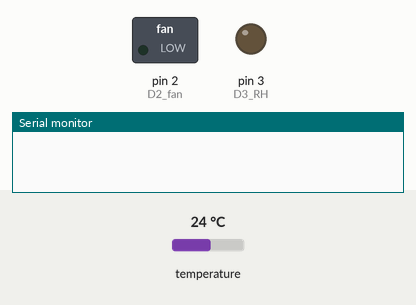
This sketch was run on a simulated Arduino Uno, built with avr-gcc and run on an emulated ATmega328P. Shown: switched loads named in the sketch (green lamp = pin HIGH), output pins drawn as LEDs (lit = HIGH), the last lines printed to the serial monitor. The test bench sets the inputs (shaded band); at power-on: temperature 24 °C.

Above: at 0.1 s.
At 0.9 s:
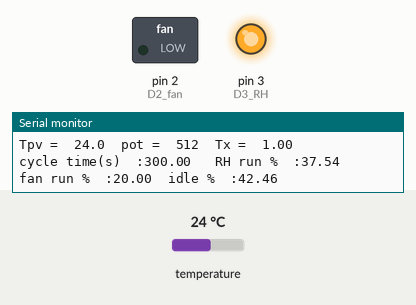
At 92.8 s:
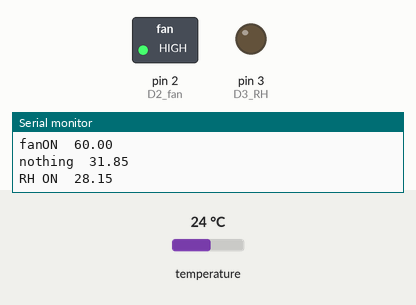
At 120.9 s:
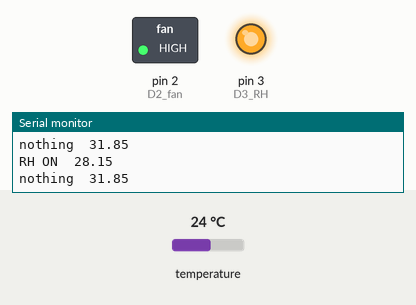
Timing chart, 0 to 122.4 s (numbered marks = the images above):
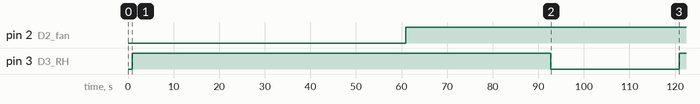

The sketch:

Fruiting_Chamber_Fan_RH_pulse_delay_v1_5.ino
```cpp
/*
Fresh air and RH relay cycling for mushroom fruiting chamber 20/1/2020
A basic program to run two different relays with a delay in between, the fan relay with a set run time, the RH relay ON time dependent on potentiometer postion and temperature.
  Programmer:  Arduino as ISP, Board:  Arduino Uno (Actually a Nano, depends on firmware on nano board as to what it needs to be programmed as)

  Uses a potentiometer to change percent RH time bias along with Temperature change using DS18B20

  DS18B20 Temperature sensor with digital signal input into pin4
  Potentiometer analogue signal into pin A0
  Fan relay as Output on pin D2
  RH relay as Output on pin D3


*/


#include <OneWire.h>              //library dependencies are a pain, you have to install these before trying to compiling and uploading the code
#include <DallasTemperature.h>
#define ONE_WIRE_BUS 4  //sensor data pin 2
OneWire oneWire(ONE_WIRE_BUS);
DallasTemperature sensors(&oneWire);

int Tsignal = 4;                              //This is the DS180BS20 Temperature signal input pin on the Arduino
float Tx;                                       //This is the temperature bias factor for percent humidify 0.05-1.0

// the setup function runs once when you press reset or power the board
void setup() {
  // initialize digital pin 2&3 as outputs, Tsignal (pin4) as input
  pinMode(Tsignal, INPUT);                     //Sets the T pin as an input
  pinMode(2, OUTPUT);       //D2 fan
  pinMode(3, OUTPUT);       //D3 RH
  Serial.begin(9600);                          //Start Serial
  sensors.begin();    //DS28B20 sensor initiate
}

// the loop function runs over and over again forever
void loop() {

sensors.requestTemperatures();
float Tpv = sensors.getTempCByIndex(1);                                    // measure T

Serial.println("freshair & delay & RH ver1.5");

Serial.print("Tpv =  ");
Serial.print(Tpv,1);                        //Print the temperature value to Serial

int potValue = analogRead(A0);  //get the pot position to determine humidity percent run time
Serial.print("  pot =  ");
Serial.print(potValue);                        //Print the potValue% value to Serial

if (Tpv < 16)                 // Tx is temperature bias, so if Tpv is less than 16, Tx =0.05 5%
  {Tx = 0.05;}
  else if (Tpv>21)            // if Tpv is greater than 21, Tx=100%
  {Tx = 1.0;}
  else
  {Tx = 1-(21-Tpv)*0.2;}       // Tpv between 16 and 21deg gives a Tx changing by 20% each degree C

Serial.print("  Tx =  ");
Serial.println(Tx);                        //Print the Tx value to Serial


//  CHANGE "cycle_time", and "percent_fan" below to alter the pulse period and ON width //
float cycle_time = 300;   //cycle time in seconds (300s)
float percent_fan = 20;  //percentage on for fan (20)

float percent_humidify = Tx*potValue*(75/1023.0);  //maximum of 75% run time, fan is 20%, want minimum of 5% nothing
float percent_none = 100 - percent_fan - percent_humidify;  //percentage nothing (calculated)

//working
float cycle_ms = cycle_time*1000;               // convert s to ms
float fanON_time = cycle_ms*percent_fan*0.01;
float none_time = cycle_ms*percent_none*0.01;
float RH_time = cycle_ms*percent_humidify*0.01;


  Serial.print("cycle time(s)  :");           //debug serial printing
  Serial.print(cycle_time);
  Serial.print("   RH run %  :");
  Serial.print(percent_humidify);
  Serial.print("   fan run %  :");
  Serial.print(percent_fan);
  Serial.print("  idle %  :");
  Serial.println(percent_none);

  Serial.print("fanON  ");
  Serial.println(fanON_time/1000);
  digitalWrite(2, LOW);   // FAN ON.  For 4-ch relay LOW is ON, HIGH is OFF on NO connection to make LED indicate correctly
   digitalWrite(3, HIGH);   //
  delay(fanON_time);                       // wait fanON Time with FAN ON
//
Serial.print("nothing  ");
   Serial.println(none_time/4000 );
  digitalWrite(2, HIGH);    //              // FAN OFF
  digitalWrite(3, HIGH);    //              // RH OFF
  delay(none_time/4);                       // wait none (delay) time/4

  Serial.print("RH ON  ");
   Serial.println(RH_time/4000);
  digitalWrite(2, HIGH);    //
  digitalWrite(3, LOW);                   // RH ON
  delay(RH_time/4);                       // wait RH time/4
//
Serial.print("nothing  ");
   Serial.println(none_time/4000);
  digitalWrite(2, HIGH);    //
  digitalWrite(3, HIGH);    //
  delay(none_time/4);                       // wait none time/4

  Serial.print("RH ON  ");
   Serial.println(RH_time/4000);
  digitalWrite(2, HIGH);    //
  digitalWrite(3, LOW);    //
  delay(RH_time/4);                       // wait RH time/4
//
Serial.print("nothing  ");
   Serial.println(none_time/4000);
  digitalWrite(2, HIGH);    //
  digitalWrite(3, HIGH);    //
  delay(none_time/4);                       // wait  time/4

  Serial.print("RH ON  ");
   Serial.println(RH_time/4000);
  digitalWrite(2, HIGH);    //
  digitalWrite(3, LOW);    //
  delay(RH_time/4);                       // wait OFF time/4
//
Serial.print("nothing  ");
   Serial.println(none_time/4000);
  digitalWrite(2, HIGH);    //
  digitalWrite(3, HIGH);    //
  delay(none_time/4);                       // wait  time/4

  Serial.print("RH ON  ");
   Serial.println(RH_time/4000);
  digitalWrite(2, HIGH);    //
  digitalWrite(3, LOW);    //
  delay(RH_time/4);                       // wait OFF time/4


}
```

Measured:
- by itself, pin 2 (D2_fan): LOW → HIGH at 60.9 s
- by itself, pin 3 (D3_RH): LOW → HIGH at 0.88 s, → LOW 91.8 s later, → HIGH 28.2 s later
